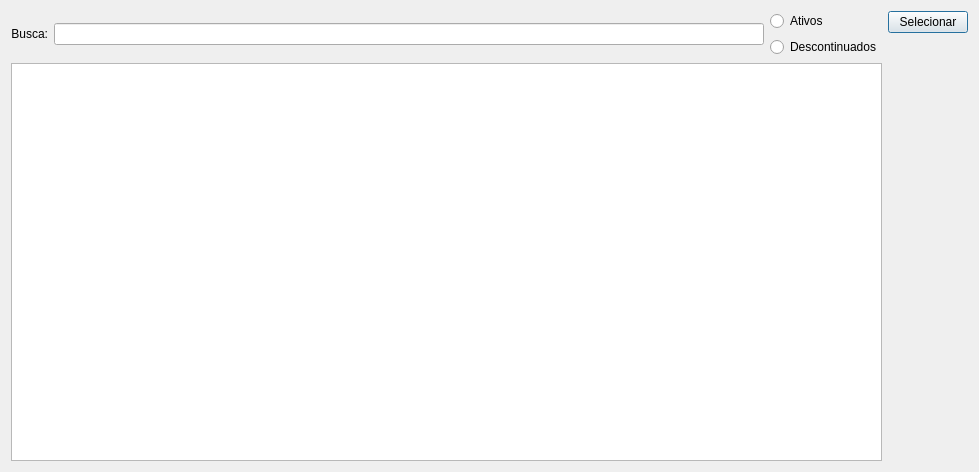
<?xml version="1.0" encoding="UTF-8"?>
<ui version="4.0">
 <class>SearchDialog</class>
 <widget class="QDialog" name="SearchDialog">
  <property name="geometry">
   <rect>
    <x>0</x>
    <y>0</y>
    <width>979</width>
    <height>472</height>
   </rect>
  </property>
  <property name="windowTitle">
   <string>Buscar produto</string>
  </property>
  <property name="locale">
   <locale language="Portuguese" country="Brazil"/>
  </property>
  <layout class="QGridLayout" name="gridLayout">
   <item row="0" column="2">
    <layout class="QVBoxLayout" name="verticalLayout_2">
     <item>
      <widget class="QRadioButton" name="radioButtonProdAtivos">
       <property name="text">
        <string>Ativos</string>
       </property>
      </widget>
     </item>
     <item>
      <widget class="QRadioButton" name="radioButtonProdDesc">
       <property name="text">
        <string>Descontinuados</string>
       </property>
      </widget>
     </item>
    </layout>
   </item>
   <item row="0" column="1">
    <widget class="QLineEdit" name="lineEditBusca">
     <property name="toolTip">
      <string>&lt;html&gt;&lt;head/&gt;&lt;body&gt;&lt;p&gt;Escreva aqui os termos da busca&lt;/p&gt;&lt;/body&gt;&lt;/html&gt;</string>
     </property>
     <property name="clearButtonEnabled">
      <bool>true</bool>
     </property>
    </widget>
   </item>
   <item row="0" column="0">
    <widget class="QLabel" name="labelBusca">
     <property name="sizePolicy">
      <sizepolicy hsizetype="Preferred" vsizetype="Preferred">
       <horstretch>0</horstretch>
       <verstretch>0</verstretch>
      </sizepolicy>
     </property>
     <property name="text">
      <string>Busca:</string>
     </property>
     <property name="alignment">
      <set>Qt::AlignRight|Qt::AlignTrailing|Qt::AlignVCenter</set>
     </property>
    </widget>
   </item>
   <item row="0" column="3" rowspan="2">
    <layout class="QVBoxLayout" name="verticalLayout">
     <item>
      <widget class="QPushButton" name="pushButtonSelecionar">
       <property name="sizePolicy">
        <sizepolicy hsizetype="Fixed" vsizetype="Fixed">
         <horstretch>0</horstretch>
         <verstretch>0</verstretch>
        </sizepolicy>
       </property>
       <property name="text">
        <string>Selecionar</string>
       </property>
       <property name="default">
        <bool>true</bool>
       </property>
      </widget>
     </item>
     <item>
      <spacer name="verticalSpacer">
       <property name="orientation">
        <enum>Qt::Vertical</enum>
       </property>
       <property name="sizeHint" stdset="0">
        <size>
         <width>20</width>
         <height>40</height>
        </size>
       </property>
      </spacer>
     </item>
    </layout>
   </item>
   <item row="1" column="0" colspan="3">
    <widget class="TableView" name="tableBusca">
     <property name="mouseTracking">
      <bool>true</bool>
     </property>
     <property name="toolTip">
      <string>&lt;html&gt;&lt;head/&gt;&lt;body&gt;&lt;p&gt;Clique duas vezes sobre a linha para selecionar&lt;/p&gt;&lt;/body&gt;&lt;/html&gt;</string>
     </property>
     <property name="editTriggers">
      <set>QAbstractItemView::NoEditTriggers</set>
     </property>
     <property name="alternatingRowColors">
      <bool>true</bool>
     </property>
     <property name="selectionMode">
      <enum>QAbstractItemView::SingleSelection</enum>
     </property>
     <property name="selectionBehavior">
      <enum>QAbstractItemView::SelectRows</enum>
     </property>
     <property name="sortingEnabled">
      <bool>true</bool>
     </property>
    </widget>
   </item>
  </layout>
 </widget>
 <customwidgets>
  <customwidget>
   <class>TableView</class>
   <extends>QTableView</extends>
   <header>src/tableview.h</header>
  </customwidget>
 </customwidgets>
 <tabstops>
  <tabstop>lineEditBusca</tabstop>
  <tabstop>tableBusca</tabstop>
  <tabstop>pushButtonSelecionar</tabstop>
 </tabstops>
 <resources/>
 <connections/>
</ui>
